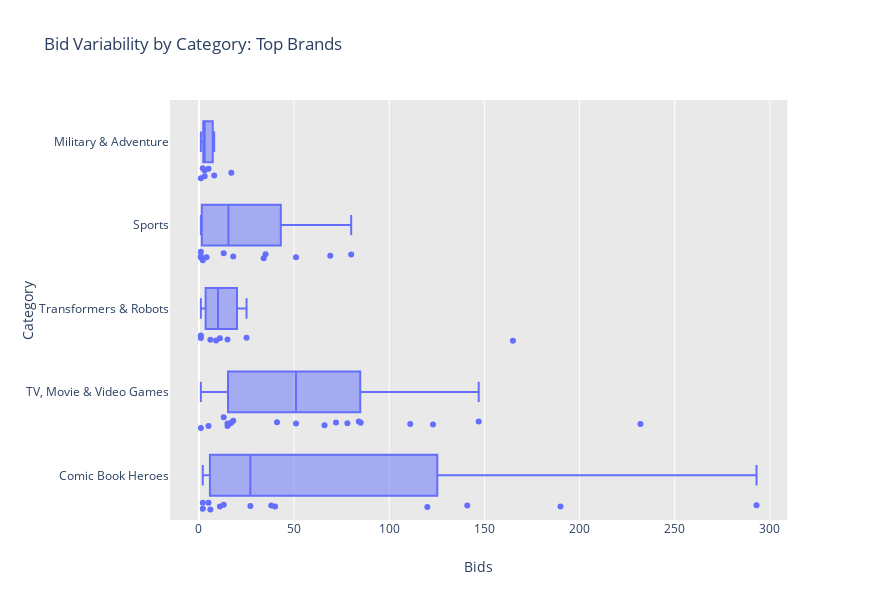

Notebook code for this chart:
### Code cell
catbpltlyadj = catbpltly.loc[(catbpltly['bids']<500)]

fig1 = px.box(catbpltlyadj, x="bids", y="category",points="all", orientation = 'h',
              hover_data=['brand'],
              labels = {'category':'Category','bids':'Bids'},
              height=600,width = 880,
              title = 'Bid Variability by Category: Top Brands')

fig1.update_layout(plot_bgcolor='rgb(233,233,233)')
fig1.show()

### Figure 1 — Plotly figure (JSON) as saved in the notebook; plotly's stock layout.template omitted (floating-point values rounded to 4 significant figures)
{"data": [{"alignmentgroup": "True", "boxpoints": "all", "customdata": [["Hasbro"], ["Kenner"], ["Marvel"], ["Hasbro"], ["Star Wars"], ["Mattel"], ["Mattel"], ["DC"], ["Unspecified"], ["NECA"], ["Funko"], ["Mattel"], ["Bandai"], ["Playmates Toys"], ["McFarlane Toys"], ["McFarlane Toys"], ["Unbranded"], ["Jakks Pacific"], ["Hot Toys"], ["McFarlane Toys"], ["Kenner"], ["Hasbro"], ["Kenner"], ["Mego"], ["Takara TOMY"], ["Unspecified"], ["Mezco"], ["LJN"], ["Unspecified"], ["Mego"], ["Sideshow Collectibles"], ["Jakks Pacific"], ["Unspecified"], ["Unbranded"], ["Marvel"], ["LJN"], ["Unbranded"], ["Unspecified"], ["Mego"], ["Unbranded"], ["Bandai"], ["Mezco"], ["DC"], ["Funko"], ["Mattel"], ["Unbranded"], ["Sideshow Collectibles"], ["Kenner"], ["Playmates Toys"], ["McFarlane Toys"], ["NECA"], ["NECA"], ["LJN"], ["Hot Toys"], ["Kenner"], ["Takara TOMY"], ["Marvel"], ["Mego"], ["Playmates Toys"]], "hoverlabel": {"namelength": 0}, "hovertemplate": "Bids=%{x}<br>Category=%{y}<br>brand=%{customdata[0]}", "legendgroup": "", "marker": {"color": "#636efa"}, "name": "", "notched": false, "offsetgroup": "", "orientation": "h", "showlegend": false, "type": "box", "x": [293, 232, 190, 165, 147, 141, 123, 120, 111, 85, 84, 80, 78, 72, 69, 66, 51, 51, 41, 40, 38, 35, 34, 27, 25, 18, 18, 17, 17, 16, 15, 15, 15, 13, 13, 13, 11, 11, 9, 8, 6, 6, 5, 5, 5, 4, 3, 3, 2, 2, 2, 2, 1, 1, 1, 1, 1, 1, 1], "x0": " ", "xaxis": "x", "y": ["Comic Book Heroes", "TV, Movie & Video Games", "Comic Book Heroes", "Transformers & Robots", "TV, Movie & Video Games", "Comic Book Heroes", "TV, Movie & Video Games", "Comic Book Heroes", "TV, Movie & Video Games", "TV, Movie & Video Games", "TV, Movie & Video Games", "Sports", "TV, Movie & Video Games", "TV, Movie & Video Games", "Sports", "TV, Movie & Video Games", "TV, Movie & Video Games", "Sports", "TV, Movie & Video Games", "Comic Book Heroes", "Comic Book Heroes", "Sports", "Sports", "Comic Book Heroes", "Transformers & Robots", "Sports", "TV, Movie & Video Games", "TV, Movie & Video Games", "Military & Adventure", "TV, Movie & Video Games", "TV, Movie & Video Games", "TV, Movie & Video Games", "Transformers & Robots", "Comic Book Heroes", "TV, Movie & Video Games", "Sports", "Transformers & Robots", "Comic Book Heroes", "Transformers & Robots", "Military & Adventure", "Transformers & Robots", "Comic Book Heroes", "TV, Movie & Video Games", "Comic Book Heroes", "Military & Adventure", "Sports", "Military & Adventure", "Military & Adventure", "Comic Book Heroes", "Military & Adventure", "Sports", "Comic Book Heroes", "Transformers & Robots", "Military & Adventure", "Transformers & Robots", "TV, Movie & Video Games", "Sports", "Sports", "Sports"], "y0": " ", "yaxis": "y"}], "layout": {"boxmode": "group", "height": 600, "legend": {"tracegroupgap": 0}, "plot_bgcolor": "rgb(233,233,233)", "title": {"text": "Bid Variability by Category: Top Brands"}, "width": 880, "xaxis": {"anchor": "y", "domain": [0, 0.98], "title": {"text": "Bids"}}, "yaxis": {"anchor": "x", "domain": [0, 1], "title": {"text": "Category"}}}}
